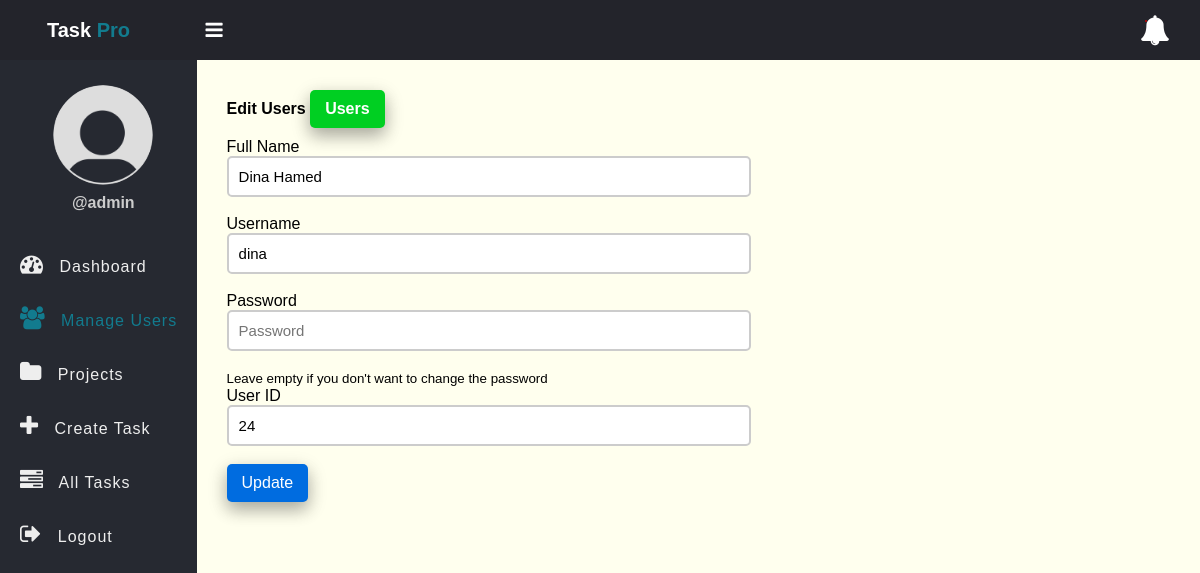
Page /edit-user.php?id=24 (signed in) on the committed database.
### tables this page shows
CREATE TABLE `users` (
  `id` int(11) NOT NULL ,
  `full_name` varchar(50) NOT NULL,
  `username` varchar(50) NOT NULL,
  `password` varchar(255) NOT NULL,
  `role` enum('admin','employee') NOT NULL,
  `created_at` timestamp NOT NULL DEFAULT current_timestamp(),
  hospital_code INT,   
  PRIMARY KEY (`username`),
  CONSTRAINT FK_Devices1_Hospitals FOREIGN KEY (hospital_code) REFERENCES hospitals(hospital_code)
);

### app/Model/User.php (called while the page is built, shortened)
<?php
function get_user_by_id($conn, $id){
    $sql = "SELECT * FROM users WHERE id =? ";
    $stmt = $conn->prepare($sql);
    $stmt->execute([$id]);
    if($stmt->rowCount() > 0){
        $user = $stmt->fetch();
    } else {
        $user = 0;
    }
    return $user;
}
?>

### edit-user.php (the view, shortened to what this page needs)
<?php
if (isset($_SESSION['role']) && isset($_SESSION['id']) && $_SESSION['role'] == "admin") {
    include "DB_connection.php";
    include "app/Model/User.php";
    $id = $_GET['id'];
    $user = get_user_by_id($conn, $id);
 ?>
<!DOCTYPE html>
<html lang="en">
<head>
    <link rel="stylesheet" href="https://stackpath.bootstrapcdn.com/font-awesome/4.7.0/css/font-awesome.min.css">
    <link rel="stylesheet" href="css/style.css">
</head>
<body>
    <?php include "inc/header.php"; ?>
    <div class="body">
        <?php include "inc/nav.php"; ?>
        <section class="section-1">
            <h4 class="title">Edit Users <a href="user.php">Users</a></h4>
            <form class="form-1" method="POST" action="app/update-user.php">
                <div class="input-holder">
                    <label>Full Name</label>
                    <input type="text" name="full_name" class="input-1" placeholder="Full Name" value="<?= htmlspecialchars($user['full_name']) ?>"><br>
                </div>
                <div class="input-holder">
                    <label>Username</label>
                    <input type="text" name="user_name" class="input-1" placeholder="Username" value="<?= htmlspecialchars($user['username']) ?>"><br>
                </div>
                <div class="input-holder">
                    <label>Password</label>
                    <input type="password" name="password" class="input-1" placeholder="Password"><br>
                    <small>Leave empty if you don't want to change the password</small><br>
                </div>
                <div class="input-holder">
                    <label>User ID</label>
                    <input type="text" name="id" class="input-1" value="<?= htmlspecialchars($user['id']) ?>"><br>
                </div>
                <button class="edit-btn">Update</button>
            </form>
        </section>
    </div>
</body>
</html>
<?php
} else {
    $em = "First login";
    header("Location: login.php?error=$em");
    exit();
}
?>

### css/style.css (style rules this page uses)
* { padding: 0; margin: 0; box-sizing: calc(border-box); font-family: arial, sans-serif; }
.body { display: flex; }
.section-1 { padding: 30px; }
.section-1 .title { margin-bottom: 10px; }
.section-1 .title a { text-decoration: none; display: inline-block; padding-left: 10px; border: none; background: #00CF22; padding: 10px 15px; color: #fff; font-size: 16px; border-radius: 5px; cursor: pointer; outline: none; transition: background 1s; box-shadow: 0 8px 16px 0 rgba(0,0,0,0.2), 0 6px 20px 0 rgba(0,0,0,0.19); }
.section-1 { width: 100%; background: #ffe; }
.edit-btn { text-decoration: none; display: inline-block; padding-left: 10px; border: none; background: #006CE0; padding: 10px 15px; color: #fff; font-size: 16px; border-radius: 5px; cursor: pointer; outline: none; transition: background 1s; box-shadow: 0 8px 16px 0 rgba(0,0,0,0.2), 0 6px 20px 0 rgba(0,0,0,0.19); }
.form-1 { width: 90%; max-width: 500px; }
.input-1 { border: 2px solid #ccc; width: 100%; padding: 10px; font-size: 15px; outline: none; border-radius: 5px; display: block; }

### rows in the picture
users: full_name "Dina Hamed", user_name "dina", id "24"

### other values in the picture
$_SESSION['username'] "admin"
